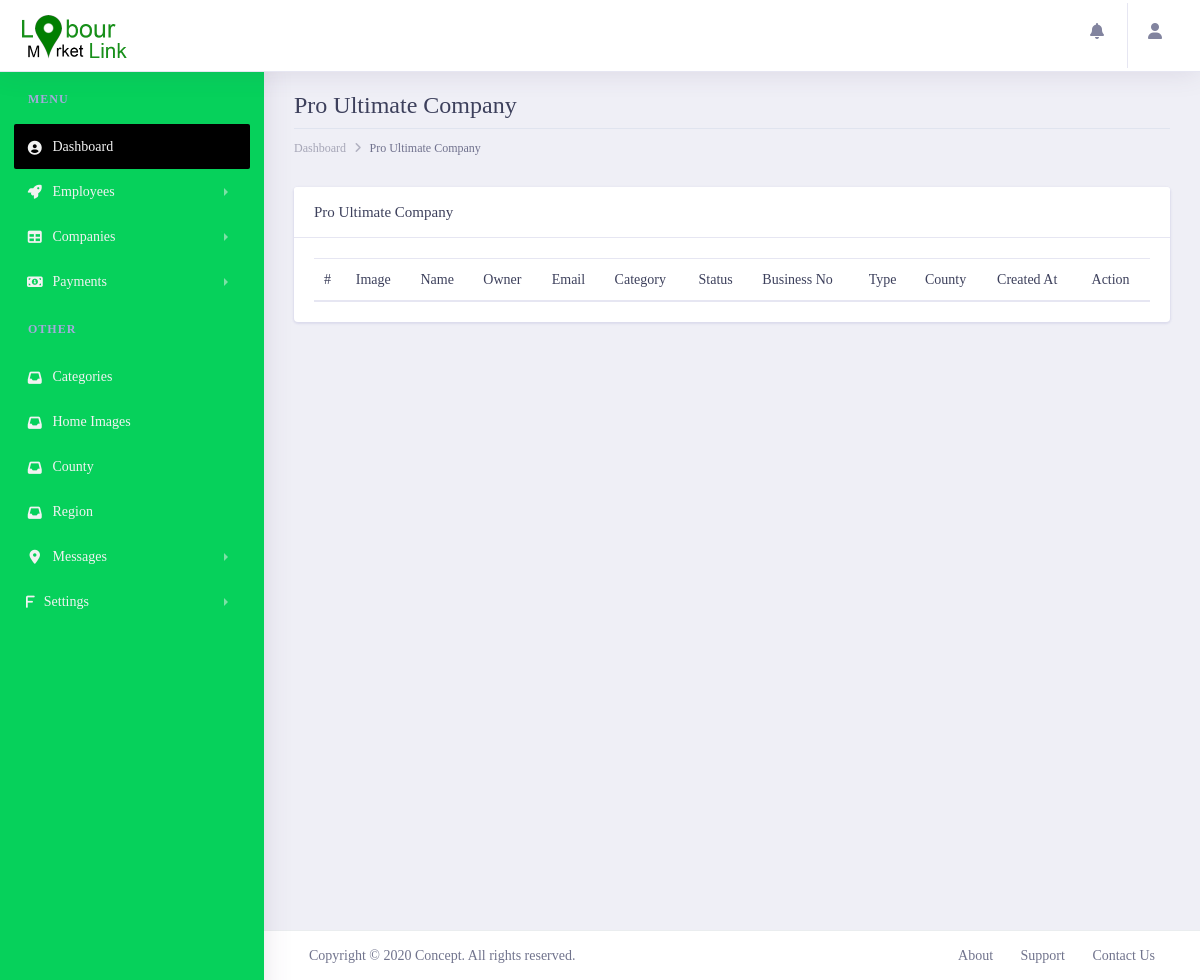
Page /lmladmin/allproultimatecompanies/ (signed in) on the earlier database version.
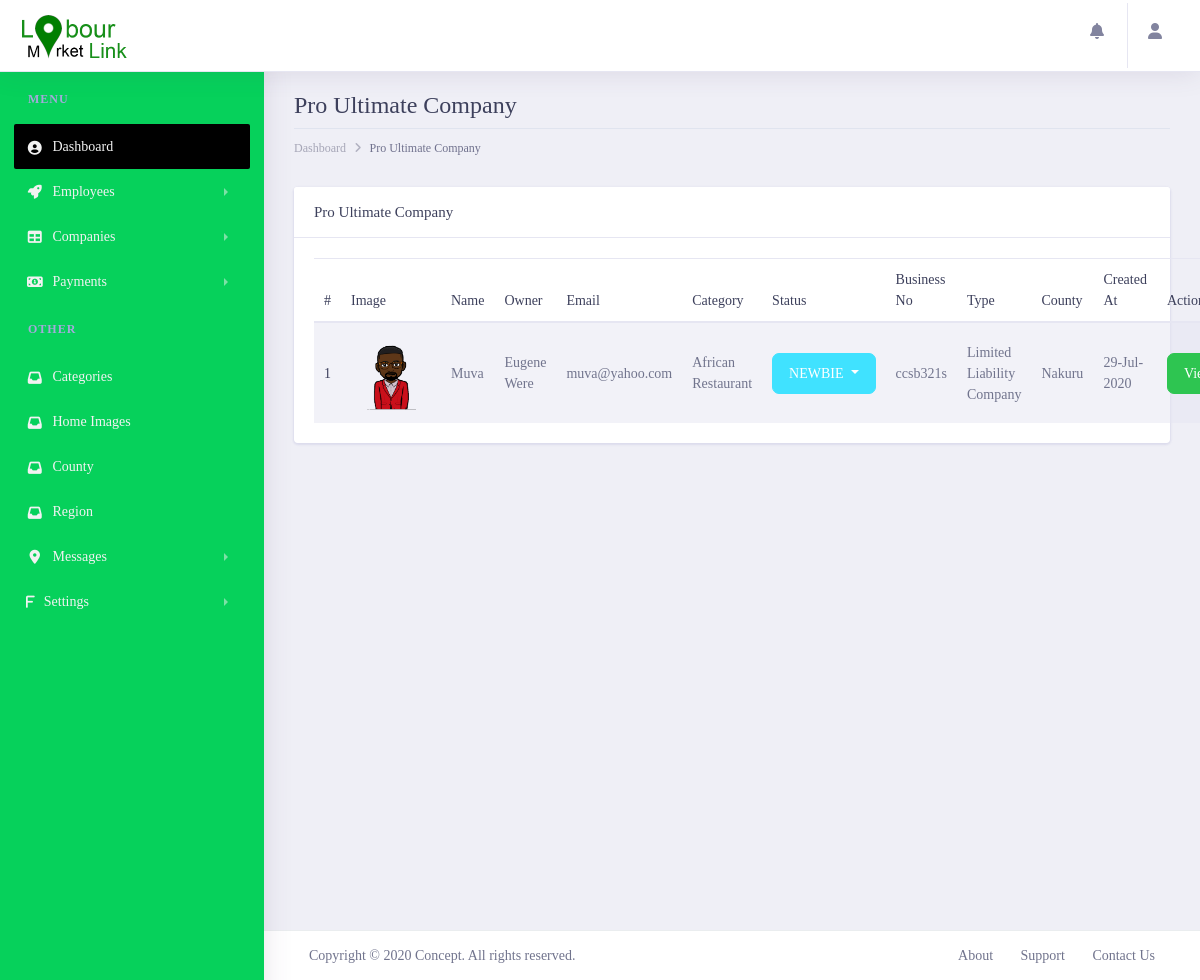
Same page on the later database version.
### lmlappadmin/models.py (models this page shows, shortened)
class Company(get_user_model()):
    logo = models.ImageField(max_length=200, upload_to='employerlogo', null=True, blank=True)
    regpayment = models.ForeignKey(CompanyRegistrationPayment, on_delete=models.SET_NULL, null=True )
    category = models.ForeignKey(Category, on_delete=models.SET_NULL, null=True )
    company_name = models.CharField(max_length=200, null=False, blank=False)
    phone_number = models.CharField(max_length=200, null=False, blank=False, default='0700000000')
    county = models.ForeignKey(County, on_delete=models.SET_NULL, null=True )
    region = models.ForeignKey(Region, on_delete=models.SET_NULL, null=True)
    landmark = models.CharField(max_length=100, null=False, blank=False)
    company_motto = models.CharField(max_length=100, null=False, blank=False)
    brief_details = models.TextField()
    bizness_entity_type = models.CharField(max_length=100, null=False, blank=False)
    date_created = models.DateField(default=datetime.datetime.now, null=False, blank=False)
    description = models.TextField()
    website = models.CharField(max_length=100, null=True, blank=True)
    company_email = models.CharField(max_length=100, null=False, blank=False)
    kra_number = models.CharField(max_length=100, null=False, blank=False)
    alphanumeric = RegexValidator(r'^[0-9a-zA-Z]*$', 'Only alphanumeric characters are allowed.')
    bussiness_reg_no = models.CharField(max_length=100, null=True, blank=True, unique=True, validators=[alphanumeric])
    created_at = models.DateTimeField(auto_now_add=True)
    updated_at = models.DateTimeField(auto_now=True)
    COMPANY_STATUS = {
        ('NEWBIE', 'Newbie'),
        ('REGISTERED_CONFIRMED', 'Registerd_confirmed'),
        ('DEACTIVATED', 'Deactivated'),
    }
    status = models.CharField(choices=COMPANY_STATUS, default='NEWBIE', max_length=200, null=False, blank=False)
    RANK_STATUS = {
        ('UNDEFINED', 'Undefined'),
        ('BASIC', 'Basic'),
        ('PREMIUM', 'Premium'),
        ('ULTIMATE', 'Ultimate'),
        ('PRO_BASIC', 'Pro_basic'),
        ('PRO_ULTIMATE', 'Pro_ultimate'),
        ('PLATINUM', 'Platinum'),
    }
    rank_status = models.CharField(choices=RANK_STATUS, default='UNDEFINED', max_length=200, null=False, blank=False)
    class Meta:
        verbose_name = 'Employer'
        verbose_name_plural = 'Employers'

class Category(models.Model):
    category = models.CharField(max_length=200, null=False, blank=False)
    c_parent = models.ForeignKey('Category', related_name='job_category', on_delete=models.CASCADE, max_length=200,
                                 null=True, blank=True)
    created_at = models.DateTimeField(auto_now_add=True)
    updated_at = models.DateTimeField(auto_now=True)
    def __str__(self):
        return '%s' % (self.category)

class County(models.Model):
    county_number = models.IntegerField(null=False, blank=False)
    county = models.CharField(max_length=200, null=False, blank=False)
    created_at = models.DateTimeField(auto_now_add=True)
    updated_at = models.DateTimeField(auto_now=True)
    def __str__(self):
        return '%s' % (self.county)

### lmlappadmin/views.py (the view)
# urls.py: path('allproultimatecompanies/',views.proultimatecompanies, name='proultimatecompanies'),
@login_required()
def proultimatecompanies(request):
    company = Company.objects.filter(rank_status='PRO_ULTIMATE')
    context = {
        'title': 'Probasic Companies',
        'companies': company,
    }
    return render(request, 'company/proultimatecompanies.html', context)

### lmlapp/templatetags/call_methods.py (called while the page is built)
@register.filter(name='contactushome')
def comments(request):
    contactushome = ContactUsHome.objects.filter(status="UNREAD").order_by("-created_at")
    if contactushome is not None:
        return contactushome
    return False

@register.filter(name='contactushomecount')
def commentscount(request):
    contactushomecount = ContactUsHome.objects.count()
    if contactushomecount > 0:
        return contactushomecount
    return False

### lmlappadmin/templates/company/proultimatecompanies.html (shortened to what the changed rows need)
{% extends 'admin/layout.html' %}
{% load static %}
{% block content %}
       <div class="dashboard-wrapper ml-0">
            <div class="container-fluid  dashboard-content">
                <div class="row">
                    <div class="col-xl-12 col-lg-12 col-md-12 col-sm-12 col-12">
                        <div class="page-header">
                            <h2 class="pageheader-title">Pro Ultimate Company</h2>
                        </div>
                    </div>
                </div>
                <div class="row">
                    <div class="col-xl-12 col-lg-12 col-md-12 col-sm-12 col-12">
                            <div class="card">
                                <div class="card-body">
                                    <table class="table table-striped" id="myDataTable">
                                        <thead>
                                            <tr>
                                                <th scope="col">#</th>
                                                <th scope="col">Image</th>
                                                <th scope="col">Name</th>
                                                <th scope="col">Owner</th>
                                                <th scope="col">Email</th>
                                                <th scope="col">Category</th>
                                                <th scope="col">Status</th>
                                                <th scope="col">Business No</th>
                                                <th scope="col">Type</th>
                                                <th scope="col">County</th>
                                                <th scope="col">Created At</th>
                                                <th scope="col">Action</th>
                                            </tr>
                                        </thead>
                                        <tbody>
                                            {% for company in companies %}
                                            <tr>
                                                <th scope="row">{{ forloop.counter }}</th>
                                                <td>
                                                    <div style="width: 80px; height: 80px; overflow: hidden;">
                                                        <img style="object-fit: contain" class="w-100 h-100" src="{{ company.logo.url }}" alt="">
                                                    </div>
                                                </td>
                                                <td>{{company.company_name|title}}</td>
                                                <td>{{company.first_name|title}} {{company.last_name|title}}</td>
                                                <td><a href="mailto:{{company.email}}">{{company.email}}</a></td>
                                                <td>{{company.category|title}}</td>
                                                <td>
                                                    <div class="dropdown">
                                                      <button class="btn btn-secondary
                                                        {% if  company.status == 'NEWBIE' %}
                                                         btn-secondary
                                                     {% elif  company.status == 'REGISTERED_CONFIRMED' %}
                                                        btn-success
                                                     {% elif  company.status == 'DEACTIVATED' %}
                                                        btn-danger
                                                     {% endif %}
                                                       dropdown-toggle" type="button" id="dropdownMenuButton" data-toggle="dropdown" aria-haspopup="true" aria-expanded="false">
                                                          {{ company.status|truncatechars:10 }}
                                                      </button>
                                                    </div>
                                                </td>
                                                <td>{{ company.bussiness_reg_no }}</td>
                                                <td>{{ company.bizness_entity_type|title }}</td>
                                                <td>{{ company.county|title }}</td>
                                                <td>{{company.created_at|date:'d-M-Y'}}</td>
                                                <td><a target="_blank" class="btn btn-success" href="{% url 'LMLAdmin:companydetails' company.id %}">View</a></td>
                                            </tr>
                                             {% endfor %}
                                        </tbody>
                                    </table>
                                </div>
                            </div>
                        </div>
                </div>
            </div>
        </div>
{% endblock content %}

Differences in the rows shown:
now on this page (row edited): Company: logo (picture), company_name "Muva", first_name "Eugene", last_name "Were", email "muva@yahoo.com", category "African Restaurant", status "NEWBIE", bussiness_reg_no "ccsb321s", bizness_entity_type "Limited Liability Company", county "Nakuru", created_at "29-Jul-2020"
